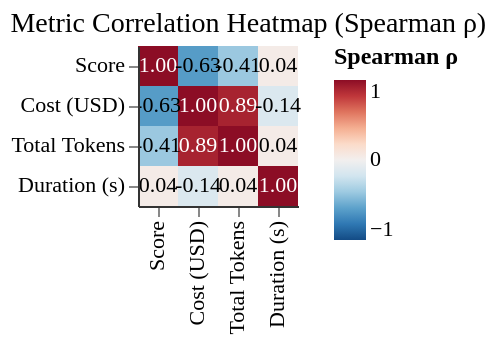

Vega-Lite specification for this chart:
### Vega-Lite specification from a JSON file in a GitHub repository (floating-point values rounded to 4 significant figures)
{"config": {"font": "serif", "axis": {"labelFontSize": 11, "titleFontSize": 13, "gridColor": "#e0e0e0", "domainColor": "#333333"}, "legend": {"labelFontSize": 11, "titleFontSize": 12}, "title": {"fontSize": 14, "anchor": "start", "fontWeight": "normal"}, "view": {"stroke": null, "continuousWidth": 400, "continuousHeight": 300, "strokeWidth": 0}, "mark": {"tooltip": true}}, "layer": [{"mark": {"type": "rect"}, "encoding": {"color": {"field": "rho", "scale": {"domain": [-1, 1], "reverse": true, "scheme": "redblue"}, "title": "Spearman ρ", "type": "quantitative"}, "tooltip": [{"field": "metric1", "title": "Metric 1", "type": "ordinal"}, {"field": "metric2", "title": "Metric 2", "type": "ordinal"}, {"field": "rho", "format": ".3f", "title": "Spearman ρ", "type": "quantitative"}, {"field": "p_value", "format": ".4f", "title": "p-value", "type": "quantitative"}], "x": {"field": "metric1", "sort": ["Score", "Cost (USD)", "Total Tokens", "Duration (s)"], "title": "", "type": "ordinal"}, "y": {"field": "metric2", "sort": ["Score", "Cost (USD)", "Total Tokens", "Duration (s)"], "title": "", "type": "ordinal"}}}, {"mark": {"type": "text", "baseline": "middle"}, "encoding": {"color": {"condition": {"test": "(datum.rho > 0.5)", "value": "white"}, "value": "black"}, "text": {"field": "label", "type": "nominal"}, "x": {"field": "metric1", "sort": ["Score", "Cost (USD)", "Total Tokens", "Duration (s)"], "type": "ordinal"}, "y": {"field": "metric2", "sort": ["Score", "Cost (USD)", "Total Tokens", "Duration (s)"], "type": "ordinal"}}}], "data": {"name": "data-db989a47d715aaa56723cf248158fb98"}, "title": "Metric Correlation Heatmap (Spearman ρ)", "$schema": "https://vega.github.io/schema/vega-lite/v6.1.0.json", "datasets": {"data-db989a47d715aaa56723cf248158fb98": [{"agent_model": "Sonnet 4.5", "metric1": "Score", "metric2": "Score", "rho": 1.0, "p_value": 0.0, "label": "1.00", "p_value_corrected": 0.0, "significant": true}, {"agent_model": "Sonnet 4.5", "metric1": "Score", "metric2": "Cost (USD)", "rho": -0.6301, "p_value": 0.1294, "label": "-0.63", "p_value_corrected": 1.0, "significant": false}, {"agent_model": "Sonnet 4.5", "metric1": "Score", "metric2": "Total Tokens", "rho": -0.4077, "p_value": 0.3639, "label": "-0.41", "p_value_corrected": 1.0, "significant": false}, {"agent_model": "Sonnet 4.5", "metric1": "Score", "metric2": "Duration (s)", "rho": 0.03706, "p_value": 0.9371, "label": "0.04", "p_value_corrected": 1.0, "significant": false}, {"agent_model": "Sonnet 4.5", "metric1": "Cost (USD)", "metric2": "Score", "rho": -0.6301, "p_value": 0.1294, "label": "-0.63", "p_value_corrected": 1.0, "significant": false}, {"agent_model": "Sonnet 4.5", "metric1": "Cost (USD)", "metric2": "Cost (USD)", "rho": 1.0, "p_value": 0.0, "label": "1.00", "p_value_corrected": 0.0, "significant": true}, {"agent_model": "Sonnet 4.5", "metric1": "Cost (USD)", "metric2": "Total Tokens", "rho": 0.8929, "p_value": 0.006807, "label": "0.89", "p_value_corrected": 0.08169, "significant": false}, {"agent_model": "Sonnet 4.5", "metric1": "Cost (USD)", "metric2": "Duration (s)", "rho": -0.1429, "p_value": 0.7599, "label": "-0.14", "p_value_corrected": 1.0, "significant": false}, {"agent_model": "Sonnet 4.5", "metric1": "Total Tokens", "metric2": "Score", "rho": -0.4077, "p_value": 0.3639, "label": "-0.41", "p_value_corrected": 1.0, "significant": false}, {"agent_model": "Sonnet 4.5", "metric1": "Total Tokens", "metric2": "Cost (USD)", "rho": 0.8929, "p_value": 0.006807, "label": "0.89", "p_value_corrected": 0.08169, "significant": false}, {"agent_model": "Sonnet 4.5", "metric1": "Total Tokens", "metric2": "Total Tokens", "rho": 1.0, "p_value": 0.0, "label": "1.00", "p_value_corrected": 0.0, "significant": true}, {"agent_model": "Sonnet 4.5", "metric1": "Total Tokens", "metric2": "Duration (s)", "rho": 0.03571, "p_value": 0.9394, "label": "0.04", "p_value_corrected": 1.0, "significant": false}, {"agent_model": "Sonnet 4.5", "metric1": "Duration (s)", "metric2": "Score", "rho": 0.03706, "p_value": 0.9371, "label": "0.04", "p_value_corrected": 1.0, "significant": false}, {"agent_model": "Sonnet 4.5", "metric1": "Duration (s)", "metric2": "Cost (USD)", "rho": -0.1429, "p_value": 0.7599, "label": "-0.14", "p_value_corrected": 1.0, "significant": false}, {"agent_model": "Sonnet 4.5", "metric1": "Duration (s)", "metric2": "Total Tokens", "rho": 0.03571, "p_value": 0.9394, "label": "0.04", "p_value_corrected": 1.0, "significant": false}, {"agent_model": "Sonnet 4.5", "metric1": "Duration (s)", "metric2": "Duration (s)", "rho": 1.0, "p_value": 0.0, "label": "1.00", "p_value_corrected": 0.0, "significant": true}]}}
